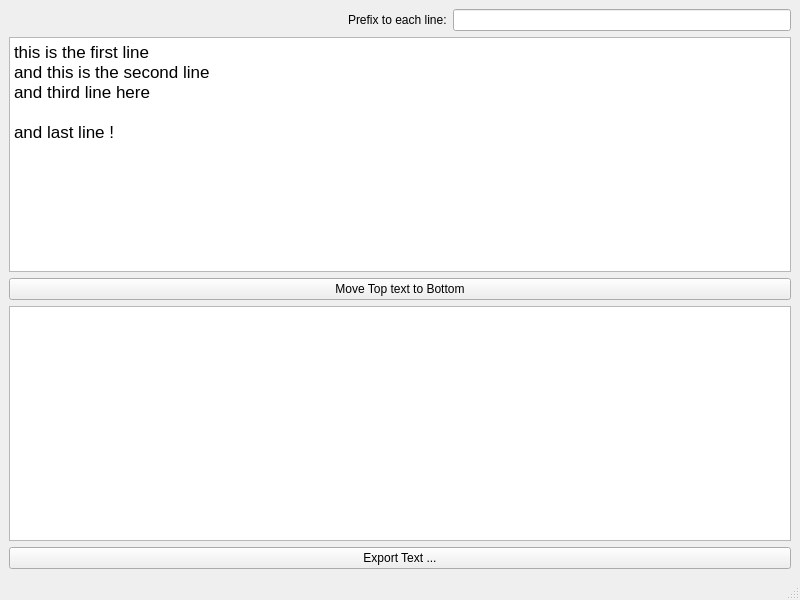
<?xml version="1.0" encoding="UTF-8"?>
<ui version="4.0">
 <class>MainWindow</class>
 <widget class="QMainWindow" name="MainWindow">
  <property name="geometry">
   <rect>
    <x>0</x>
    <y>0</y>
    <width>800</width>
    <height>600</height>
   </rect>
  </property>
  <property name="windowTitle">
   <string>MainWindow</string>
  </property>
  <widget class="QWidget" name="centralwidget">
   <layout class="QVBoxLayout" name="verticalLayout">
    <item>
     <layout class="QHBoxLayout" name="horizontalLayout">
      <item>
       <spacer name="horizontalSpacer">
        <property name="orientation">
         <enum>Qt::Horizontal</enum>
        </property>
        <property name="sizeHint" stdset="0">
         <size>
          <width>40</width>
          <height>20</height>
         </size>
        </property>
       </spacer>
      </item>
      <item>
       <widget class="QLabel" name="label">
        <property name="text">
         <string>Prefix to each line:</string>
        </property>
       </widget>
      </item>
      <item>
       <widget class="QLineEdit" name="prefixValue"/>
      </item>
     </layout>
    </item>
    <item>
     <widget class="QTextEdit" name="textEditTop">
      <property name="html">
       <string>&lt;!DOCTYPE HTML PUBLIC &quot;-//W3C//DTD HTML 4.0//EN&quot; &quot;http://www.w3.org/TR/REC-html40/strict.dtd&quot;&gt;
&lt;html&gt;&lt;head&gt;&lt;meta name=&quot;qrichtext&quot; content=&quot;1&quot; /&gt;&lt;style type=&quot;text/css&quot;&gt;
p, li { white-space: pre-wrap; }
&lt;/style&gt;&lt;/head&gt;&lt;body style=&quot; font-family:'Lucida Grande'; font-size:13pt; font-weight:400; font-style:normal;&quot;&gt;
&lt;p style=&quot; margin-top:0px; margin-bottom:0px; margin-left:0px; margin-right:0px; -qt-block-indent:0; text-indent:0px;&quot;&gt;this is the first line&lt;/p&gt;
&lt;p style=&quot; margin-top:0px; margin-bottom:0px; margin-left:0px; margin-right:0px; -qt-block-indent:0; text-indent:0px;&quot;&gt;and this is the second line&lt;/p&gt;
&lt;p style=&quot; margin-top:0px; margin-bottom:0px; margin-left:0px; margin-right:0px; -qt-block-indent:0; text-indent:0px;&quot;&gt;and third line here&lt;/p&gt;
&lt;p style=&quot;-qt-paragraph-type:empty; margin-top:0px; margin-bottom:0px; margin-left:0px; margin-right:0px; -qt-block-indent:0; text-indent:0px;&quot;&gt;&lt;br /&gt;&lt;/p&gt;
&lt;p style=&quot; margin-top:0px; margin-bottom:0px; margin-left:0px; margin-right:0px; -qt-block-indent:0; text-indent:0px;&quot;&gt;and last line !&lt;/p&gt;&lt;/body&gt;&lt;/html&gt;</string>
      </property>
     </widget>
    </item>
    <item>
     <widget class="QPushButton" name="moveTextButton">
      <property name="text">
       <string>Move Top text to Bottom</string>
      </property>
     </widget>
    </item>
    <item>
     <widget class="QTextEdit" name="textEditBottom"/>
    </item>
    <item>
     <widget class="QPushButton" name="exportTextButton">
      <property name="text">
       <string>Export Text ...</string>
      </property>
     </widget>
    </item>
   </layout>
  </widget>
  <widget class="QMenuBar" name="menubar">
   <property name="geometry">
    <rect>
     <x>0</x>
     <y>0</y>
     <width>800</width>
     <height>22</height>
    </rect>
   </property>
  </widget>
  <widget class="QStatusBar" name="statusbar"/>
 </widget>
 <resources/>
 <connections>
  <connection>
   <sender>moveTextButton</sender>
   <signal>clicked()</signal>
   <receiver>MainWindow</receiver>
   <slot>moveTopTextToBottomButton()</slot>
   <hints>
    <hint type="sourcelabel">
     <x>399</x>
     <y>301</y>
    </hint>
    <hint type="destinationlabel">
     <x>399</x>
     <y>299</y>
    </hint>
   </hints>
  </connection>
  <connection>
   <sender>exportTextButton</sender>
   <signal>clicked()</signal>
   <receiver>MainWindow</receiver>
   <slot>exportBottomTextButton()</slot>
   <hints>
    <hint type="sourcelabel">
     <x>399</x>
     <y>558</y>
    </hint>
    <hint type="destinationlabel">
     <x>399</x>
     <y>299</y>
    </hint>
   </hints>
  </connection>
 </connections>
 <slots>
  <slot>moveTopTextToBottomButton()</slot>
  <slot>exportBottomTextButton()</slot>
 </slots>
</ui>
